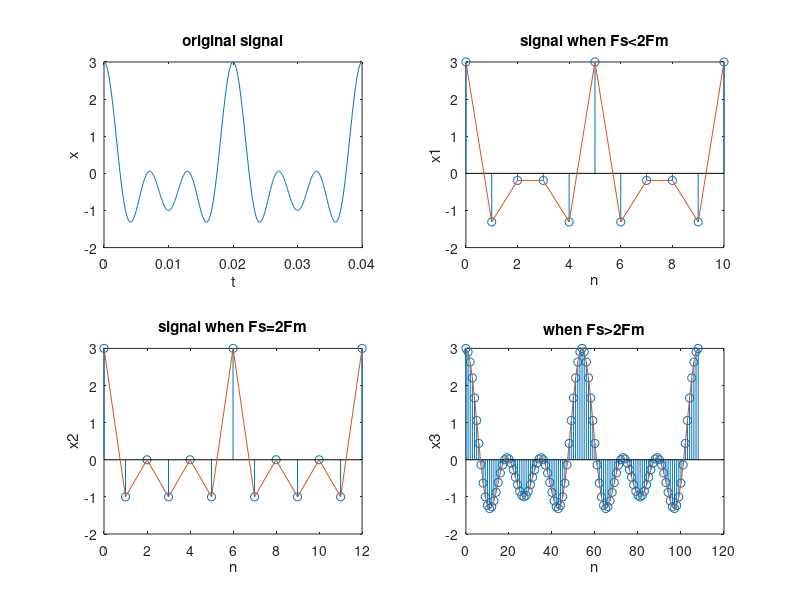
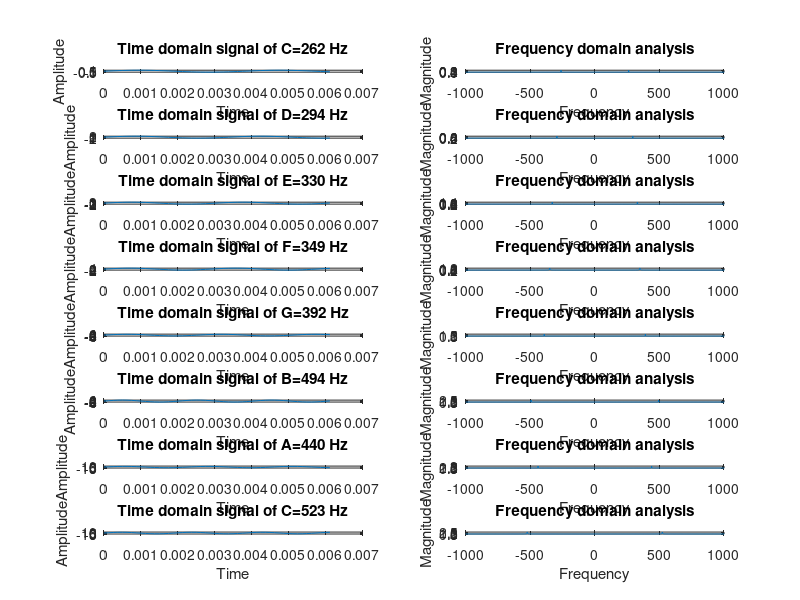
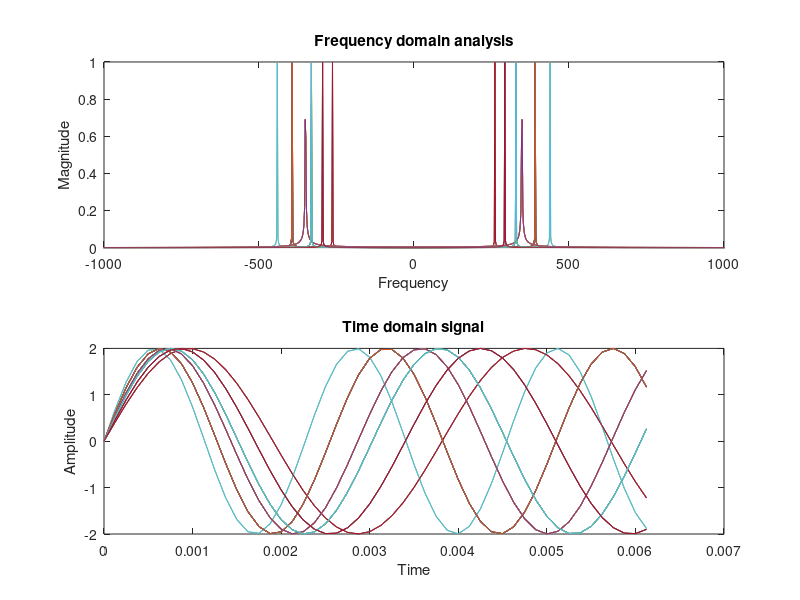
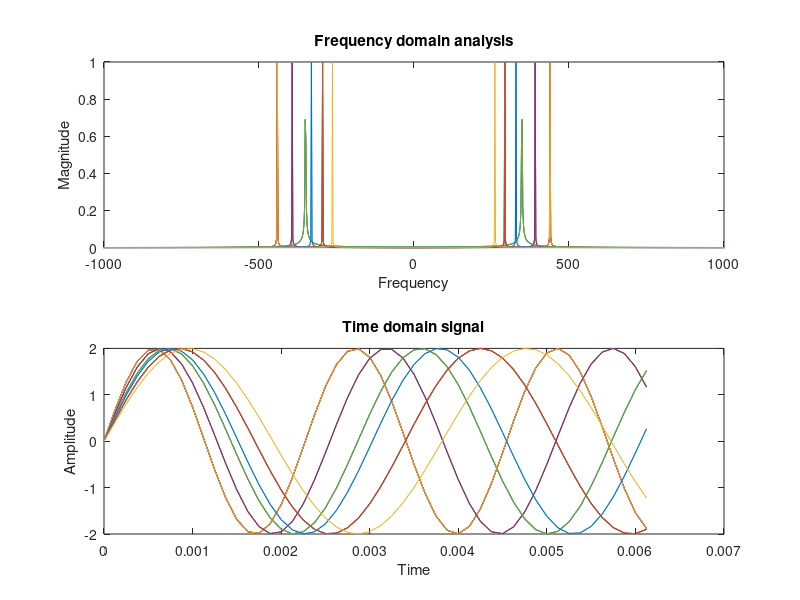

Write MATLAB code to recreate these figures, in order.
%% EXP 3- SAMPLING AND ALIASING
%
% Snigdha Labh, 17070123105
%
%% SOURCE CODE
clc
clear all
close all
%% Question 1:
f1=50;
f2=100;
f3=150;
Fm=f3;
tf=0.04;
t=0:0.0001:tf;
x= cos(2*pi*f1*t)+cos(2*pi*f2*t)+cos(2*pi*f3*t);
figure(1);
subplot(2,2,1);
plot(t,x);
xlabel('t');
ylabel('x');
title('original signal');

% for Fs<2Fm
Fs1=250;
n1=0:tf*Fs1;
x1=cos(2*pi*f1*(n1/Fs1))+cos(2*pi*f2*(n1/Fs1))+cos(2*pi*f3*(n1/Fs1));
subplot(2,2,2)
stem(n1,x1);
hold on
plot(n1,x1);
xlabel('n');
ylabel('x1');
title('signal when Fs<2Fm');

% for Fs=Fm
Fs2=300;
n2=0:tf*Fs2;
x2=cos(2*pi*f1*(n2/Fs2))+cos(2*pi*f2*(n2/Fs2))+cos(2*pi*f3*(n2/Fs2));
subplot(2,2,3)
stem(n2,x2);
hold on;
plot(n2,x2)
xlabel('n');
ylabel('x2');
title('signal when Fs=2Fm');

% for Fs>2Fm
Fs3=2700;
n3=0:tf*Fs3;
x3=cos(2*pi*f1*(n3/Fs3))+cos(2*pi*f2*(n3/Fs3))+cos(2*pi*f3*(n3/Fs3));
subplot(2,2,4)
stem(n3,x3);
hold on;
plot(n3,x3);
xlabel('n');
ylabel('x3');
title('when Fs>2Fm');

%% Observation
%
% Sampling frequency should be atleast equal to twice 
% of Maximum Frequency to eliminate aliasing(this is called nyquist rate).
% So when Fs>2Fm , there is no aliasing and it is almost same as original frequency 
% and when Fs=2Fm,we get smooth
% curve, no aliasing. When Fs<2Fm, there is aliasing.
% 
% In case- Fs=2Fm, F_fold=Fs/2=125, F3'=F3-Fs=150
%% Question 2:
BB=[];
A=440;
j=0;
for i=-9:3
    j=j+1;
B=2^(i/12);
AA=440*B;
BB=[BB round(AA)];
end
C=BB(1);
D=BB(3);
E=BB(5);
F=BB(6);
G=BB(8);
B=BB(12);
CC=BB(13);
freq=[C D E F G B A CC];
freq_str=['C' 'D' 'E' 'F' 'G' 'B' 'A' 'CC'];
% period=ceil((1./freq)*1000000);
% tone=ceil(period/2.5);
freq_max=max(freq);
Fs1=8000;
Ts=1/Fs1;
t=0:Ts:0.5;
r=0;
for i=1:length(freq)
s = (i)*sin(2*pi*freq(i)*t);
sound(s);
pause(0.5);
N=length(s);
c = fft(s)/N;            
y=fftshift(c);
p = abs(y);         
f = (-N/2:1:N/2-1)*Fs1/N;    
if (i<=8)
figure(2);
subplot(8,2,i*2-1);
plot(t(1:50),s(1:50));
xlabel('Time');
ylabel('Amplitude');
title(['Time domain signal of' ' ' freq_str(i) '=' num2str(freq(i)) ' ' 'Hz']);
subplot(8,2,i*2);
plot(f,p);
axis([-1000 1000 0 max(p)]);
xlabel('Frequency');
ylabel('Magnitude');
title('Frequency domain analysis');
else
r=r+1;
subplot(4,2,r*2-1);
plot(t(1:100),s(1:100));
xlabel('Time');
ylabel('Amplitude');
title(['Time domain signal of' ' ' freq_str(i) '=' num2str(freq(i)) ' ' 'Hz']);
subplot(4,2,r*2);
plot(f,p);
axis([-1000 1000 0 max(p)]);
xlabel('Frequency');
ylabel('Magnitude');
title('Frequency domain analysis');
end 
end
%% Observation:
%
% There was no aliasing when Fs=8000 samples/sec.  When Fs is taken as 600, Folding
% Frequency lies between -300 and 300(-Fs/2<F<Fs/2), beyond these values we
% observe aliasing. New aliased frequency F', F'=|F-Fs|,and these values are verified from the
% plot.
% when Fs=600  F'= 330-600=270 , F'= 349-600=270 , F'= 392-600=270 
%
% F'= 494-600=270, F'= 440-600=270, F'= 523-600=270
pause(1)
EE=[C C G G A A G F F E E D D C G G F F E E D G G F F E E D];
figure;

for k=1:length(EE)
s2 = 2*sin(2*pi*EE(k)*t);
sound(s2)
pause(0.5)
if (mod(k,7)==0)
    pause(0.3)
end
N2=length(s2);
c2 = fft(s2)/N2;            
y2=fftshift(c2);
p2 = abs(y2);         
f2 = (-N2/2:1:N2/2-1)*Fs1/N2;  
subplot(211)
plot(f2,p2)
axis([-1000 1000 0 1])
hold on
xlabel('Frequency');
ylabel('Magnitude');
title('Frequency domain analysis');
figure(3)
subplot(212)
plot(t(1:50),s2(1:50))
hold on
xlabel('Time');
ylabel('Amplitude');
title('Time domain signal');
end

%% new song
FF=[D A G A F G A F   G A G F E D E D C];
figure(3);

for k=1:length(FF)
s2 = 2*sin(2*pi*FF(k)*t);
sound(s2)
pause(0.5)
if (mod(k,7)==0)
    pause(0.3)
end
N2=length(s2);
c2 = fft(s2)/N2;            
y2=fftshift(c2);
p2 = abs(y2);         
f2 = (-N2/2:1:N2/2-1)*Fs1/N2;  
figure(4)
subplot(211)
plot(f2,p2)
axis([-1000 1000 0 1])
hold on
xlabel('Frequency');
ylabel('Magnitude');
title('Frequency domain analysis');
subplot(212)
plot(t(1:50),s2(1:50))
hold on
xlabel('Time');
ylabel('Amplitude');
title('Time domain signal');
end
%% Conclusion:
%
% In this experiment we observed that Aliasing is when a continuous-time 
% sinusoid appears as a discrete-time sinusoid with multiple frequencies. 
% The sampling theorem establishes conditions(Fs>2Fm)that prevent aliasing 
% so that a continuous-time signal can be uniquely reconstructed from its samples.
% In these two experiment we obtained aliased frequencies and verified them
% theoretical values